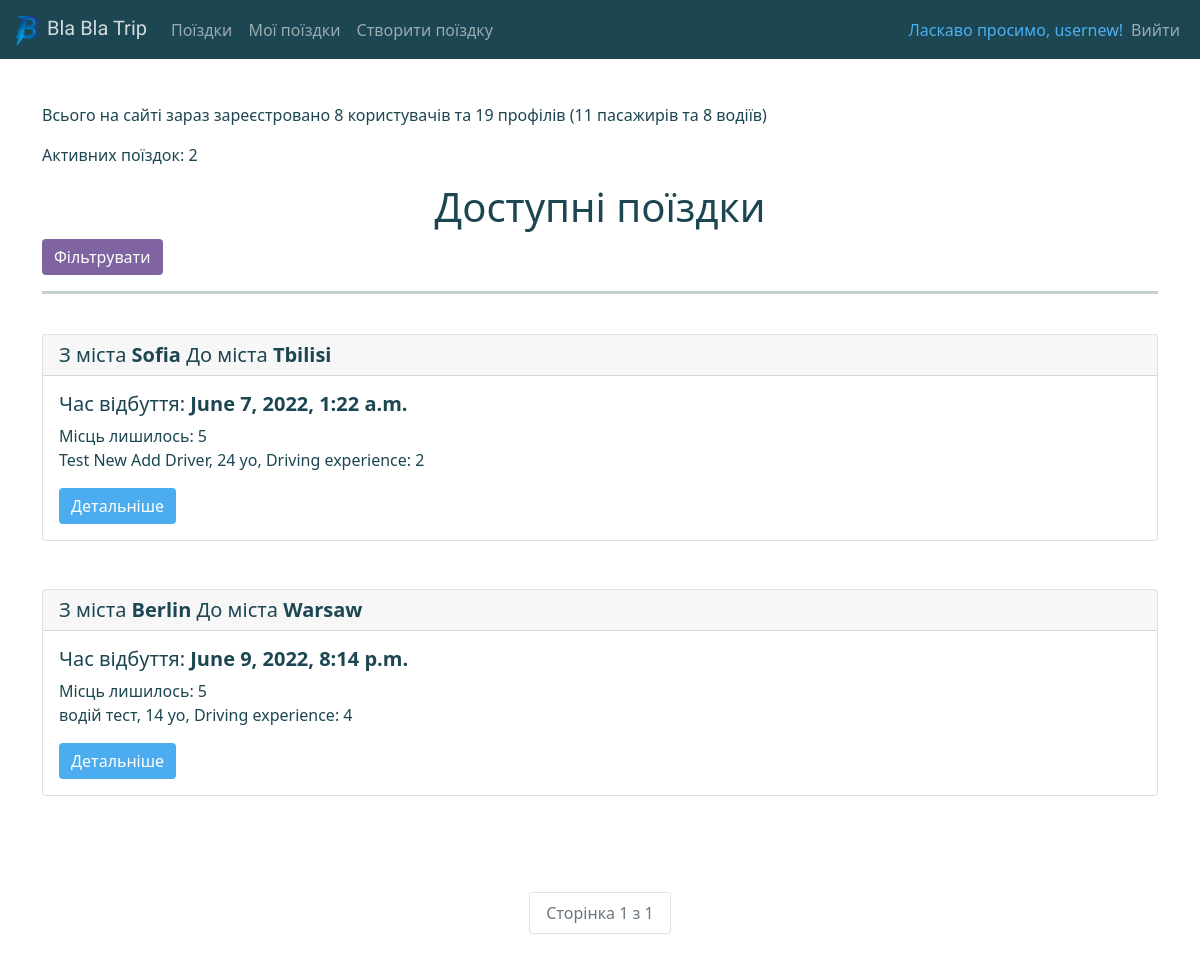
The app's page /trips/ (signed in) with its own data.
### trips/models.py (models this page shows, shortened)
class Trip(models.Model):
    num_of_places = models.PositiveIntegerField()
    start_date_and_time = models.DateTimeField()
    places_left = models.IntegerField(blank=True, null=True)
    description = models.TextField(blank=True)
    passengers = models.ManyToManyField(Passenger, blank=True)
    start_country = models.ForeignKey(
        Country, on_delete=models.CASCADE, related_name='Start_country')
    end_country = models.ForeignKey(
        Country, on_delete=models.CASCADE, related_name='End_country')
    start_city = models.ForeignKey(
        City, on_delete=models.CASCADE, related_name='Start_city')
    end_city = models.ForeignKey(
        City, on_delete=models.CASCADE, related_name='End_city')
    driver = models.ForeignKey(Driver, on_delete=models.CASCADE)
    @staticmethod
    def get_all_trips_count_str():
        return (f"Активних поїздок: {Trip.objects.filter(start_date_and_time__gte=timezone.now(), places_left__gt=0).count()}")

class City(models.Model):
    city_name = models.CharField(max_length=255)
    country = models.ForeignKey(Country, on_delete=models.CASCADE)
    def __str__(self):
        return f'{self.city_name}'
    class Meta:
        verbose_name = 'City'
        verbose_name_plural = 'Cities'

### users/models.py (models this page shows, shortened)
class Profile(Base):
    GENDER_MALE = 0
    GENDER_FEMALE = 1
    GENDER_CHOICES = [(GENDER_MALE, 'Male'), (GENDER_FEMALE, 'Female')]
    first_name = models.CharField(max_length=255)
    last_name = models.CharField(max_length=255)
    age = models.PositiveIntegerField()
    gender = models.IntegerField(choices=GENDER_CHOICES)
    with_music = models.BooleanField()
    smoking = models.BooleanField()
    sociable = models.BooleanField()
    class Meta:
        abstract = True
    @staticmethod
    def get_all_users_count_str():
        return (f"Всього на сайті зараз зареєстровано "
            f"{User.objects.count()} користувачів та "
            f"{Passenger.objects.count()+Driver.objects.count()} профілів "
            f"({Passenger.objects.count()} пасажирів та {Driver.objects.count()} водіїв)")

class Driver(Profile):
    experience_in_driving = models.PositiveIntegerField()
    user = models.ForeignKey(
        User, on_delete=models.CASCADE, null=True, blank=True)
    def __str__(self):
        return f'{self.first_name} {self.last_name}, {self.age} yo, Driving experience: {self.experience_in_driving}'

### trips/views.py (the view)
# urls.py: path('trips/', views.active_trips, name='list-trips'),
def active_trips(request):
    trips = Trip.objects.filter(
        start_date_and_time__gte=timezone.now(), places_left__gt=0).order_by('start_date_and_time')
    tripFilter = TripFilter(request.GET, queryset=trips)
    trips = tripFilter.qs
    paginator = Paginator(trips, 2)
    page = request.GET.get('page')
    tripsForPage = paginator.get_page(page)
    all_users_profiles = Profile.get_all_users_count_str()
    all_active_trips = Trip.get_all_trips_count_str()
    if request.GET.get('showFilter') == 'Filter':
        return render(request, 'trips/active_trips.html', {'trips': trips, 'filter': tripFilter, 'tripsForPage': tripsForPage, 'showFilter': True})
    return render(
        request,
        'trips/active_trips.html',
        {'trips': trips, 'filter': tripFilter, 'tripsForPage': tripsForPage, 'all_users_profiles': all_users_profiles, 'all_active_trips': all_active_trips}
    )

### trips/templates/trips/active_trips.html (shortened to what this page needs)
{% extends 'trips/base.html' %}
{% load bootstrap3 %}
{% load trips_extras %}
{% block content %}
<div class="container">
    <p class="card-text">{{all_users_profiles}}</p>
    <p class="card-text">{{all_active_trips}}</p>
    <center>
        <h1>Доступні поїздки</h1>
    </center>
    <div class = "row">
        <div class = "column">
            {% if showFilter != True %}
            <form action="" method="GET">
                <button name="showFilter" value="Filter" class="btn btn-secondary">Фільтрувати</button>
            </form>
            {% endif %}
        </div>
    </div>
    <hr align="center" width="auto" size="5" color="#ff0000" />
    <br/>
    {% for trip in tripsForPage %}
        <div class="card">
        <h5 class="card-header">З міста <b>{{trip.start_city}}</b> До міста <b>{{trip.end_city}}</b></h5>
            <div class="card-body">
                <h5 class="card-title">Час відбуття: <b>{{trip.start_date_and_time}}</b></h5>
                <p class="card-text">Місць лишилось: {{trip.places_left}} <br>{{trip.driver}}</p>
                <a href="{% url 'trip-details' trip.id %}" class="btn btn-primary">Детальніше</a>
            </div>
        </div>
        <br><br>
    {% endfor %}
    <br/><br/>
    <nav>
        <ul class="pagination justify-content-center">
            <li class="page-item disabled"><a class="page-link" href="#">Сторінка {{tripsForPage.number}} з {{tripsForPage.paginator.num_pages}}</a></li>
        </ul>
    </nav>
<br/><br/>
</div>
{% endblock %}

### trips/templates/trips/navbar.html (shortened to what this page needs)
{% load static %}
<nav class="navbar navbar-expand-lg navbar-dark" style="background-color: #1c4651;">
    <div class="container-fluid">
        <a class="navbar-brand" href="{% url 'home' %}" style="color:rgba(255, 255, 255, 0.8); font-family: 'Catamaran', sans-serif;">
            <img src="{% static 'logoResized.png' %}" width="30" height="30" class="d-inline-block align-text-top">
            Bla Bla Trip
        </a>
        <div class="collapse navbar-collapse" id="navbarSupportedContent">
            <ul class="nav navbar-nav ml-auto mb-2 mb-lg-0">
                <li class="nav-item">
                    <a class="nav-link" href="{% url 'list-trips' %}">Поїздки</a>
                </li>
                {% if user.is_authenticated %}
                <li class="nav-item">
                    <a class="nav-link" href="{% url 'my-trips' %}">Мої поїздки</a>
                </li>
                <li class="nav-item">
                    <a class="nav-link" href="{% url 'add-trip' %}">Створити поїздку</a>
                </li>
                {% endif %}
        </div>
        <div class="collapse navbar-collapse justify-content-end" id="navbarSupportedContent">
            <ul class="nav navbar-nav ml-auto">
                {% if user.is_authenticated %}
                <span class="navbar-text" style="color: #4db0f3">Ласкаво просимо, {{user.username}}!</span>
                <li class="nav-item">
                    <a class="nav-link" href="{% url 'logout' %}">Вийти</a>
                </li>
                {% endif %}
            </ul>
        </div>
    </div>
</nav>

### static/style.css (style rules this page uses)
.btn-primary, .btn-primary:hover, .btn-primary:active, .btn-primary:visited { background-color: #4badef !important; border: 1px #4badef !important; }
body { margin: 0; background: #f9f9f9; font-family: 'Ubuntu', sans-serif; font-style: normal; color: #1c4651 !important; }
.btn-secondary, .btn-secondary:hover, .btn-secondary:active, .btn-secondary:visited { background-color: #8064A2 !important; border: 1px #8064A2 !important; }
.pagination li { display: inline; }
.pagination li a { color: #1c4651; float: left; padding: 8px 16px; text-decoration: none; }
.container { margin: 20px 0; }

### records on screen
Trip: start_city "Sofia", end_city "Tbilisi", start_date_and_time "June 7, 2022, 1:22 a.m.", places_left "5", driver "Test New Add Driver, 24 yo, Driving experience: 2"
Trip: start_city "Berlin", end_city "Warsaw", start_date_and_time "June 9, 2022, 8:14 p.m.", places_left "5", driver "водій тест, 14 yo, Driving experience: 4"

### other values on screen
{{ user.username }} "usernew"
{{ all_users_profiles }} "Всього на сайті зараз зареєстровано 8 користувачів та 19 профілів (11 пасажирів та 8 водіїв)"
{{ all_active_trips }} "Активних поїздок: 2"
{{ tripsForPage.number }} "1"
{{ tripsForPage.paginator.num_pages }} "1"
